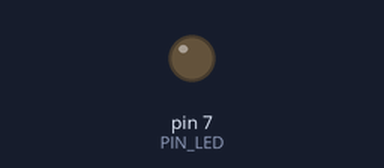
This sketch was run on a simulated Arduino Uno, built with avr-gcc and run on an emulated ATmega328P. On the bench: output pins drawn as LEDs (lit = HIGH). Dashed ring = blinking. At 3.2 s the program stops and its outputs stay as they are.

Above: at 1.5 s.
At 3.05 s:
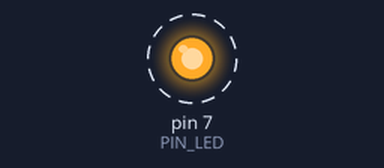
Timing chart, 0 to 4.0 s (numbered marks = the images above):
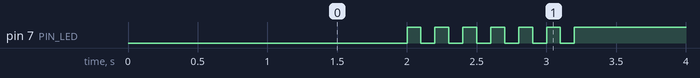

Measured:
- by itself, pin 7 (PIN_LED): alternates HIGH for 0.10 s and LOW for 0.10 s, 13 changes in all, then stays HIGH

The sketch:

05_example_2.ino
```cpp
#define PIN_LED 7
unsigned int count;

void setup() {
  pinMode(PIN_LED, OUTPUT);
  count = 0;
  count += 1;
  delay(1000);
  count += 1;
}


void loop() {
   digitalWrite(PIN_LED, LOW);
   delay(1000);
   digitalWrite(PIN_LED, HIGH);
   delay(100);
   digitalWrite(PIN_LED, LOW);
   delay(100);
   digitalWrite(PIN_LED, HIGH);
   delay(100);
   digitalWrite(PIN_LED, LOW);
   delay(100);
   digitalWrite(PIN_LED, HIGH);
   delay(100);
   digitalWrite(PIN_LED, LOW);
   delay(100);
   digitalWrite(PIN_LED, HIGH);
   delay(100);
   digitalWrite(PIN_LED, LOW);
   delay(100);
   digitalWrite(PIN_LED, HIGH);
   delay(100);
   digitalWrite(PIN_LED, LOW);
   delay(100);
   digitalWrite(PIN_LED, HIGH);
   delay(100);
   digitalWrite(PIN_LED, LOW);
   delay(100);
   digitalWrite(PIN_LED, HIGH);
  while (1) {}
}
```
